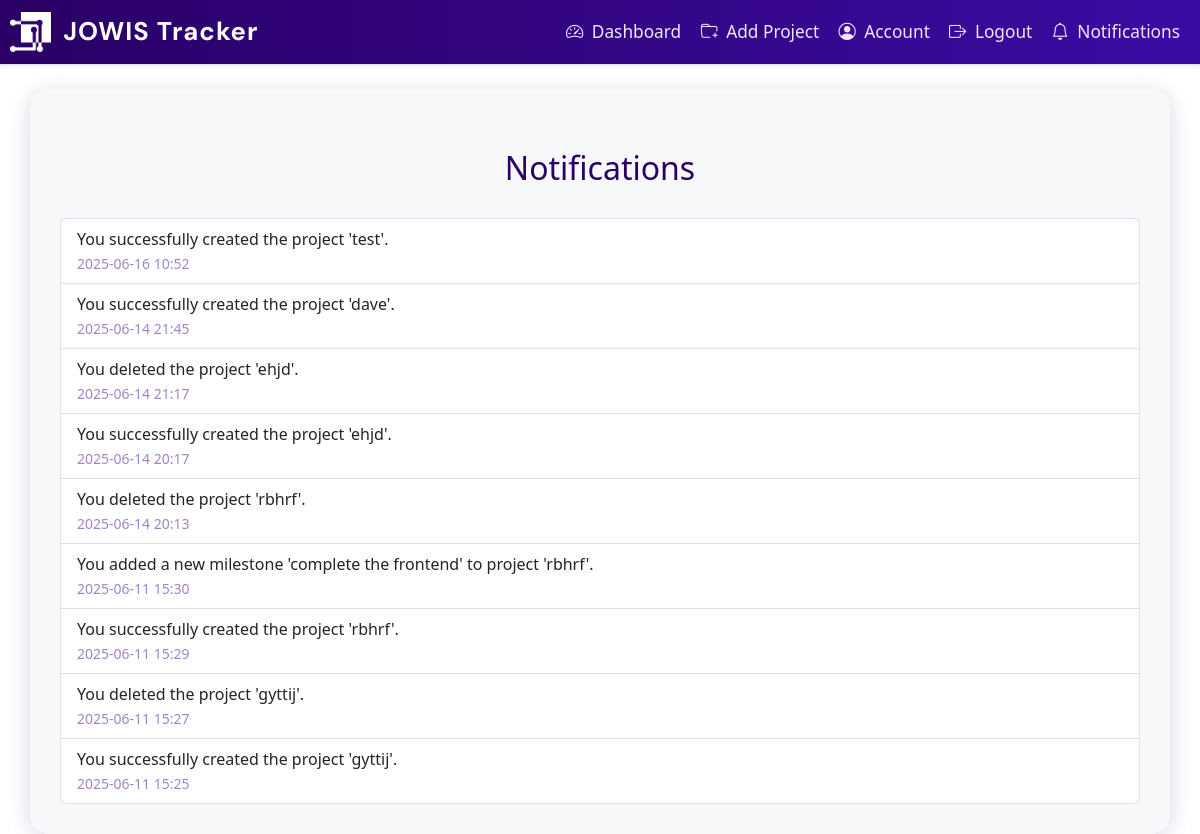
Page /notifications (signed in) on the committed database.
### app/dbmodels.py (models this page shows)
class Notification(db.Model):
    id = db.Column(db.Integer, primary_key=True)
    user_id = db.Column(db.Integer, db.ForeignKey('user.id', ondelete="CASCADE"))
    message = db.Column(db.String(255), nullable=False)
    created_at = db.Column(db.DateTime, default=datetime.utcnow)
    is_read = db.Column(db.Boolean, default=False)
    user = db.relationship('User', backref='notifications')

### app/routes.py (the view)
@main.route('/notifications')
@login_required
def notifications():
    notifs = Notification.query.filter_by(user_id=current_user.id).order_by(Notification.created_at.desc()).all()
    for n in notifs:
        n.is_read = True
    db.session.commit()
    return render_template('notifications.html', notifications=notifs)

### app/__init__.py (called while the page is built)
def create_app():
    app= Flask(__name__)
    app.config.from_object("config.Config") # load app config from config.py
    db.init_app(app)
    migrate.init_app(app, db)
    login_manager.init_app(app)
    mail.init_app(app)
    scheduler.init_app(app)
    scheduler.start()
    from . import jobs  # <-- Import jobs to register them
    from .admin import init_admin
    init_admin(app)
    login_manager.login_view = "main.login"
    login_manager.login_message_category ="info"
    from .dbmodels import User
    @login_manager.user_loader
    def load_user(user_id):
        return User.query.get(int(user_id))
    from .routes import main
    app.register_blueprint(main)
    @app.errorhandler(403)
    def forbidden(e):
        return render_template("403.html"), 403
    return app

### app/templates/notifications.html
{% extends "base.html" %}
{% block content %}
<div class="container mt-4">
  <h2>Notifications</h2>
  <ul class="list-group">
    {% for notif in notifications %}
      <li class="list-group-item{% if not notif.is_read %} list-group-item-info{% endif %}">
        {{ notif.message }} <br>
        <small class="text-muted">{{ notif.created_at.strftime('%Y-%m-%d %H:%M') }}</small>
      </li>
    {% else %}
      <li class="list-group-item">No notifications.</li>
    {% endfor %}
  </ul>
</div>
{% endblock %}

### app/static/style.css (style rules this page uses)
body { background: #fff !important; font-family: "Segoe UI", Tahoma, Geneva, Verdana, sans-serif; color: #333; margin: 0; padding: 0; }
body, body.bg-light, body.bg-gradient, body.bg-purple, body.bg-pink { background: #fff !important; }
.container, .container-login, .container-signup, .signup-container, .signup-container-1, .form-container { background: #f7f8fa !important; box-shadow: 0 4px 24px rgba(42, 0, 102, 0.08); border-radius: 1.2rem; }
h2, .signup-container h2 { color: #2a0066; text-align: center; margin-bottom: 30px; }
h2 { text-align: center; margin-bottom: 20px; color: #333; }
body { font-family: "Segoe UI", Tahoma, Geneva, Verdana, sans-serif; background-color: #f0f2f5; margin: 0; }
h2 { margin-bottom: 25px; color: #333; }
body { background-color: #f2f2f2; font-family: Arial, sans-serif; margin: 0; }
body { background-color: #f4f6f8; font-family: "Segoe UI", Tahoma, Geneva, Verdana, sans-serif; color: #333; margin: 0; padding: 0; }
.container { padding: 30px; border-radius: 12px; }
h2 { text-align: center; margin-bottom: 30px; color: #2c3e50; }
body { font-family: "Segoe UI", Tahoma, Geneva, Verdana, sans-serif; background-color: #f4f6f8; margin: 0; }
h2 { text-align: center; color: #333; margin-top: 30px; }
.text-muted { color: #90a4ae !important; }
body { background: linear-gradient(120deg, #e3e6fd 0%, #cebbfb 100%); }

### app/static/custom.css (style rules this page uses)
body { background: #fff !important; font-family: "Segoe UI", Tahoma, Geneva, Verdana, sans-serif; color: #333; margin: 0; padding: 0; }
body, body.bg-light, body.bg-gradient, body.bg-purple, body.bg-pink { background: #fff !important; }
.container, .container-login, .container-signup, .signup-container, .signup-container-1, .form-container { background: #f7f8fa !important; box-shadow: 0 4px 24px rgba(42, 0, 102, 0.08); border-radius: 1.2rem; }
h2, .signup-container h2 { color: #2a0066; text-align: center; margin-bottom: 30px; }
.text-muted { color: #a084ca !important; }

### rows in the picture
Notification: message "You successfully created the project 'test'.", created_at "2025-06-16 10:52"
Notification: message "You successfully created the project 'dave'.", created_at "2025-06-14 21:45"
Notification: message "You deleted the project 'ehjd'.", created_at "2025-06-14 21:17"
Notification: message "You successfully created the project 'ehjd'.", created_at "2025-06-14 20:17"
Notification: message "You deleted the project 'rbhrf'.", created_at "2025-06-14 20:13"
Notification: message "You added a new milestone 'complete the frontend' to project 'rbhrf'.", created_at "2025-06-11 15:30"
Notification: message "You successfully created the project 'rbhrf'.", created_at "2025-06-11 15:29"
Notification: message "You deleted the project 'gyttij'.", created_at "2025-06-11 15:27"
Notification: message "You successfully created the project 'gyttij'.", created_at "2025-06-11 15:25"
